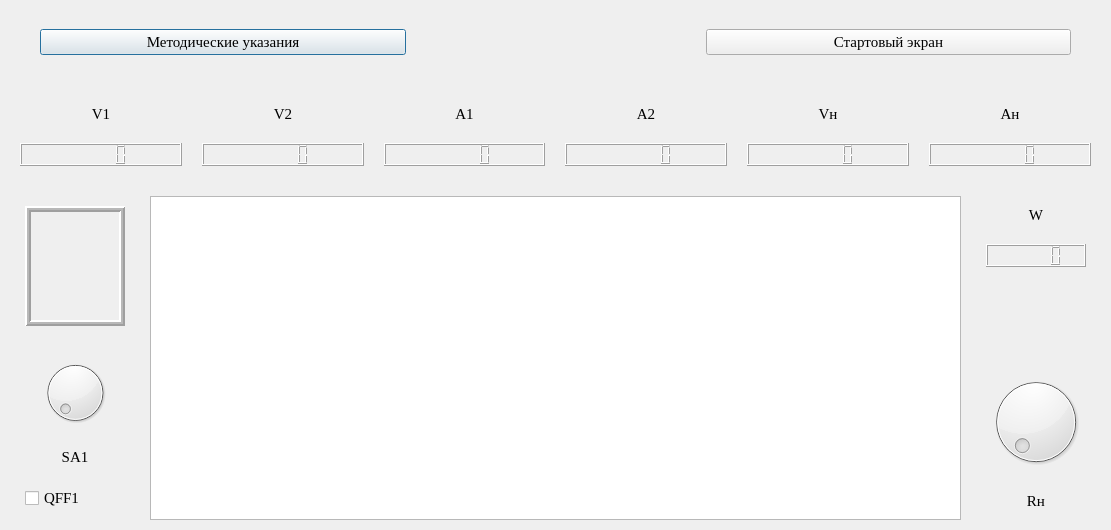
<?xml version="1.0" encoding="UTF-8"?>
<ui version="4.0">
 <class>Dialog</class>
 <widget class="QDialog" name="Dialog">
  <property name="geometry">
   <rect>
    <x>0</x>
    <y>0</y>
    <width>1111</width>
    <height>530</height>
   </rect>
  </property>
  <property name="font">
   <font>
    <family>Times New Roman</family>
    <pointsize>11</pointsize>
   </font>
  </property>
  <property name="windowTitle">
   <string>Dialog</string>
  </property>
  <widget class="QWidget" name="verticalLayoutWidget">
   <property name="geometry">
    <rect>
     <x>0</x>
     <y>-1</y>
     <width>1111</width>
     <height>531</height>
    </rect>
   </property>
   <layout class="QVBoxLayout" name="verticalLayout">
    <property name="spacing">
     <number>20</number>
    </property>
    <property name="topMargin">
     <number>10</number>
    </property>
    <item>
     <layout class="QHBoxLayout" name="horizontalLayout_2">
      <property name="spacing">
       <number>300</number>
      </property>
      <property name="leftMargin">
       <number>40</number>
      </property>
      <property name="topMargin">
       <number>20</number>
      </property>
      <property name="rightMargin">
       <number>40</number>
      </property>
      <property name="bottomMargin">
       <number>20</number>
      </property>
      <item>
       <widget class="QPushButton" name="MetodB">
        <property name="font">
         <font>
          <family>Times New Roman</family>
          <pointsize>11</pointsize>
         </font>
        </property>
        <property name="cursor">
         <cursorShape>PointingHandCursor</cursorShape>
        </property>
        <property name="text">
         <string>Методические указания</string>
        </property>
        <property name="default">
         <bool>false</bool>
        </property>
       </widget>
      </item>
      <item>
       <widget class="QPushButton" name="StartMenuB">
        <property name="minimumSize">
         <size>
          <width>0</width>
          <height>0</height>
         </size>
        </property>
        <property name="font">
         <font>
          <family>Times New Roman</family>
          <pointsize>11</pointsize>
         </font>
        </property>
        <property name="cursor">
         <cursorShape>PointingHandCursor</cursorShape>
        </property>
        <property name="text">
         <string>Стартовый экран</string>
        </property>
       </widget>
      </item>
     </layout>
    </item>
    <item>
     <layout class="QVBoxLayout" name="verticalLayout_8">
      <property name="leftMargin">
       <number>10</number>
      </property>
      <property name="topMargin">
       <number>5</number>
      </property>
      <property name="rightMargin">
       <number>10</number>
      </property>
      <property name="bottomMargin">
       <number>5</number>
      </property>
      <item>
       <layout class="QHBoxLayout" name="horizontalLayout">
        <property name="leftMargin">
         <number>10</number>
        </property>
        <property name="topMargin">
         <number>5</number>
        </property>
        <property name="rightMargin">
         <number>10</number>
        </property>
        <property name="bottomMargin">
         <number>5</number>
        </property>
        <item>
         <layout class="QVBoxLayout" name="verticalLayout_4">
          <item>
           <widget class="QLabel" name="label">
            <property name="text">
             <string>V1</string>
            </property>
            <property name="textFormat">
             <enum>Qt::RichText</enum>
            </property>
            <property name="alignment">
             <set>Qt::AlignCenter</set>
            </property>
           </widget>
          </item>
          <item>
           <widget class="QLCDNumber" name="lcdNumber"/>
          </item>
         </layout>
        </item>
        <item>
         <layout class="QVBoxLayout" name="verticalLayout_11">
          <item>
           <widget class="QLabel" name="label_8">
            <property name="text">
             <string>V2</string>
            </property>
            <property name="textFormat">
             <enum>Qt::RichText</enum>
            </property>
            <property name="alignment">
             <set>Qt::AlignCenter</set>
            </property>
           </widget>
          </item>
          <item>
           <widget class="QLCDNumber" name="lcdNumber_6"/>
          </item>
         </layout>
        </item>
        <item>
         <layout class="QVBoxLayout" name="verticalLayout_5">
          <item>
           <widget class="QLabel" name="label_2">
            <property name="text">
             <string>A1</string>
            </property>
            <property name="textFormat">
             <enum>Qt::RichText</enum>
            </property>
            <property name="alignment">
             <set>Qt::AlignCenter</set>
            </property>
           </widget>
          </item>
          <item>
           <widget class="QLCDNumber" name="lcdNumber_2"/>
          </item>
         </layout>
        </item>
        <item>
         <layout class="QVBoxLayout" name="verticalLayout_6">
          <item>
           <widget class="QLabel" name="label_3">
            <property name="text">
             <string>A2</string>
            </property>
            <property name="textFormat">
             <enum>Qt::RichText</enum>
            </property>
            <property name="alignment">
             <set>Qt::AlignCenter</set>
            </property>
           </widget>
          </item>
          <item>
           <widget class="QLCDNumber" name="lcdNumber_3"/>
          </item>
         </layout>
        </item>
        <item>
         <layout class="QVBoxLayout" name="verticalLayout_7">
          <item>
           <widget class="QLabel" name="label_4">
            <property name="text">
             <string>Vн</string>
            </property>
            <property name="textFormat">
             <enum>Qt::RichText</enum>
            </property>
            <property name="alignment">
             <set>Qt::AlignCenter</set>
            </property>
           </widget>
          </item>
          <item>
           <widget class="QLCDNumber" name="lcdNumber_4"/>
          </item>
         </layout>
        </item>
        <item>
         <layout class="QVBoxLayout" name="verticalLayout_3">
          <item>
           <widget class="QLabel" name="label_5">
            <property name="text">
             <string>Aн</string>
            </property>
            <property name="textFormat">
             <enum>Qt::RichText</enum>
            </property>
            <property name="alignment">
             <set>Qt::AlignCenter</set>
            </property>
           </widget>
          </item>
          <item>
           <widget class="QLCDNumber" name="lcdNumber_5"/>
          </item>
         </layout>
        </item>
       </layout>
      </item>
      <item>
       <layout class="QHBoxLayout" name="horizontalLayout_6">
        <property name="leftMargin">
         <number>10</number>
        </property>
        <property name="topMargin">
         <number>5</number>
        </property>
        <property name="rightMargin">
         <number>10</number>
        </property>
        <property name="bottomMargin">
         <number>5</number>
        </property>
        <item>
         <layout class="QVBoxLayout" name="verticalLayout_9">
          <property name="leftMargin">
           <number>5</number>
          </property>
          <property name="topMargin">
           <number>10</number>
          </property>
          <property name="rightMargin">
           <number>5</number>
          </property>
          <property name="bottomMargin">
           <number>10</number>
          </property>
          <item>
           <widget class="QFrame" name="frame">
            <property name="minimumSize">
             <size>
              <width>0</width>
              <height>120</height>
             </size>
            </property>
            <property name="frameShape">
             <enum>QFrame::Box</enum>
            </property>
            <property name="frameShadow">
             <enum>QFrame::Raised</enum>
            </property>
            <property name="lineWidth">
             <number>2</number>
            </property>
            <property name="midLineWidth">
             <number>2</number>
            </property>
           </widget>
          </item>
          <item>
           <spacer name="verticalSpacer_2">
            <property name="orientation">
             <enum>Qt::Vertical</enum>
            </property>
            <property name="sizeHint" stdset="0">
             <size>
              <width>20</width>
              <height>40</height>
             </size>
            </property>
           </spacer>
          </item>
          <item>
           <widget class="QDial" name="dial"/>
          </item>
          <item>
           <widget class="QLabel" name="label_6">
            <property name="text">
             <string>SA1</string>
            </property>
            <property name="alignment">
             <set>Qt::AlignCenter</set>
            </property>
           </widget>
          </item>
          <item>
           <widget class="QCheckBox" name="Q1">
            <property name="text">
             <string>QFF1</string>
            </property>
           </widget>
          </item>
         </layout>
        </item>
        <item>
         <widget class="QGraphicsView" name="graphicsView"/>
        </item>
        <item>
         <layout class="QVBoxLayout" name="verticalLayout_10">
          <property name="leftMargin">
           <number>5</number>
          </property>
          <property name="topMargin">
           <number>10</number>
          </property>
          <property name="rightMargin">
           <number>5</number>
          </property>
          <property name="bottomMargin">
           <number>10</number>
          </property>
          <item>
           <layout class="QVBoxLayout" name="verticalLayout_12">
            <item>
             <widget class="QLabel" name="label_9">
              <property name="text">
               <string>W</string>
              </property>
              <property name="textFormat">
               <enum>Qt::RichText</enum>
              </property>
              <property name="alignment">
               <set>Qt::AlignCenter</set>
              </property>
             </widget>
            </item>
            <item>
             <widget class="QLCDNumber" name="lcdNumber_7"/>
            </item>
           </layout>
          </item>
          <item>
           <spacer name="verticalSpacer">
            <property name="orientation">
             <enum>Qt::Vertical</enum>
            </property>
            <property name="sizeHint" stdset="0">
             <size>
              <width>20</width>
              <height>40</height>
             </size>
            </property>
           </spacer>
          </item>
          <item>
           <widget class="QDial" name="dial_2"/>
          </item>
          <item>
           <widget class="QLabel" name="label_7">
            <property name="text">
             <string>Rн</string>
            </property>
            <property name="alignment">
             <set>Qt::AlignCenter</set>
            </property>
           </widget>
          </item>
         </layout>
        </item>
       </layout>
      </item>
     </layout>
    </item>
   </layout>
  </widget>
 </widget>
 <resources/>
 <connections/>
</ui>
